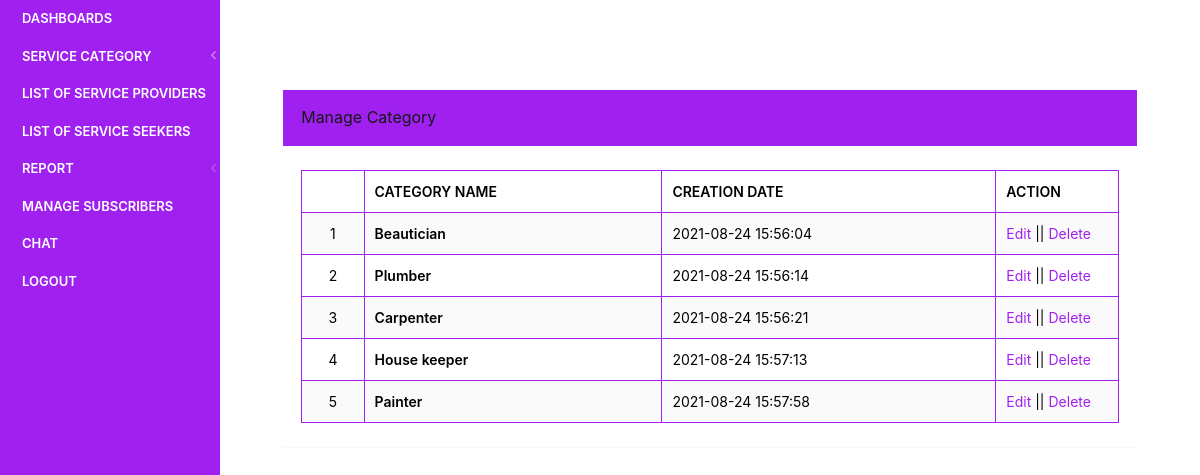
The app's page /findus/admin/manage-category.php (signed in) with its own data.
### tables this page shows
CREATE TABLE `tblcategory` (
  `id` int(11) NOT NULL,
  `CategoryName` varchar(200) NOT NULL,
  `PostingDate` timestamp NOT NULL DEFAULT current_timestamp(),
  `UpdationDate` timestamp NULL DEFAULT NULL,
  `Is_Active` int(1) NOT NULL
);

### findus/admin/manage-category.php (the view, shortened to what this page needs)
<?php
include('includes/dbconnection.php');
if (strlen($_SESSION['jpaid']==0)) {
  header('location:logout.php');
  } else{
  ?>
<!doctype html>
<html lang="en" class="no-focus">
    <head>
        <link rel="stylesheet" href="assets/js/plugins/datatables/dataTables.bootstrap4.min.css">
        <link rel="stylesheet" id="css-main" href="assets/css/codebase.min.css">
    </head>
    <body>
        <div id="page-container" class="sidebar-o sidebar-inverse side-scroll page-header-fixed main-content-narrow">
           <?php include_once('includes/sidebar.php');?>
            <main id="main-container">
                <div class="content">
                    <div class="block">
                        <div class="block-header bg-gd-emerald">
                                    <h3 class="block-title">Manage Category</h3>
                                </div>
                        <div class="block-content block-content-full">
                            <table class="table table-bordered table-striped table-vcenter js-dataTable-full-pagination">
                                <thead>
                                    <tr>
                                        <th class="text-center"></th>
                                        <th style="color:#000;">Category Name</th>
                                        <th class="d-none d-sm-table-cell" style="color:#000;">Creation Date</th>
                                        <th class="d-none d-sm-table-cell" style="width: 15%;color:#000;">Action</th>
                                       </tr>
                                </thead>
                                <tbody>
                                    <?php
$sql="SELECT * from tblcategory";
$query = $dbh -> prepare($sql);
$query->execute();
$results=$query->fetchAll(PDO::FETCH_OBJ);
$cnt=1;
if($query->rowCount() > 0)
{
foreach($results as $row)
{               ?>
                                    <tr>
                                        <td class="text-center" style="color:#000;"><?php echo htmlentities($cnt);?></td>
                                        <td class="font-w600" style="color:#000;"><?php  echo htmlentities($row->CategoryName);?></td>
                                        <td class="d-none d-sm-table-cell" style="color:#000;"><?php  echo htmlentities($row->PostingDate);?></td>
                                         <td class="d-none d-sm-table-cell" style="color:#000;"> <a href="edit-category.php?editid=<?php echo htmlentities ($row->id);?>">Edit</a> || <a href="manage-category.php?delid=<?php echo htmlentities ($row->id);?>" onclick="return confirm('Do you really want to Delete ?');" aria-hidden="true">Delete</a></td>
                                    </tr>
                                    <?php $cnt=$cnt+1;}} ?>
                                </tbody>
                            </table>
                        </div>
                    </div>
                </div>
            </main>
        </div>
    </body>
</html>
<?php }  ?>

### records on screen
tblcategory: CategoryName "Beautician", PostingDate "2021-08-24 15:56:04"
tblcategory: CategoryName "Plumber", PostingDate "2021-08-24 15:56:14"
tblcategory: CategoryName "Carpenter", PostingDate "2021-08-24 15:56:21"
tblcategory: CategoryName "House keeper", PostingDate "2021-08-24 15:57:13"
tblcategory: CategoryName "Painter", PostingDate "2021-08-24 15:57:58"
